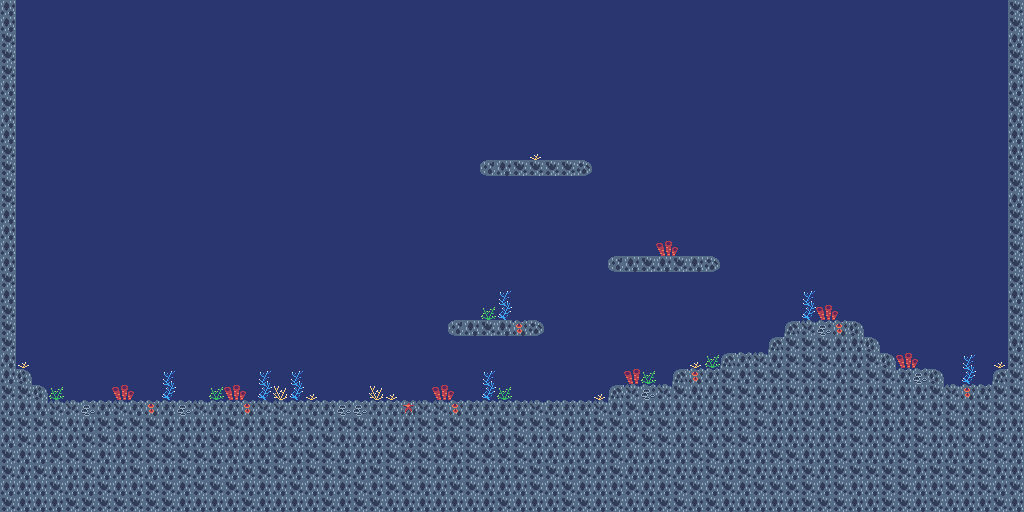

A 2D game scene composited from a Tiled map and its tileset images. What follows is a short description and the map's XML, with each tile layer's data collapsed to a summary:
An orthogonal 64x32 tile map with 16x16 px tiles, 3 tile layers (water, decoration, collision).

<map version="1.8" tiledversion="1.8.1" orientation="orthogonal" renderorder="right-down" width="64" height="32" tilewidth="16" tileheight="16" infinite="0" nextlayerid="4" nextobjectid="1">
 <tileset firstgid="1" name="terrain" tilewidth="16" tileheight="16" tilecount="48" columns="16">
  <image source="terrain.png" width="256" height="48" />
 </tileset>
 <layer id="2" name="water" width="64" height="32" locked="1">
  <data>[2048 cells, 2048 non-empty, 1 distinct tile ids]</data>
 </layer>
 <layer id="3" name="decoration" width="64" height="32">
  <data>[2048 cells, 42 non-empty, 7 distinct tile ids]</data>
 </layer>
 <layer id="1" name="collision" width="64" height="32">
  <data>[2048 cells, 587 non-empty, 11 distinct tile ids]</data>
 </layer>
</map>